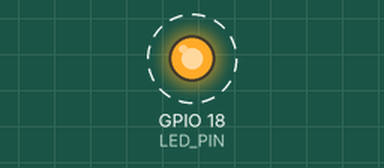
Simulated run of this program. Board: Raspberry Pi (BCM pin numbers). Parts: output pins drawn as LEDs (lit = HIGH). Dashed ring = blinking.

Above: at 0.2 s.
Timing chart, 0 to 3.0 s (numbered marks = the images above):
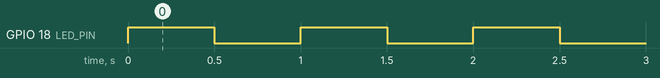

The program:

main.py
```python
import RPi.GPIO as GPIO
import time

# Ustawienie numeracji GPIO
GPIO.setmode(GPIO.BCM)

# Wybór pinu do sterowania diodą
LED_PIN = 18
GPIO.setup(LED_PIN, GPIO.OUT)

try:
    while True:
        GPIO.output(LED_PIN, GPIO.HIGH)
        time.sleep(0.5)
        GPIO.output(LED_PIN, GPIO.LOW)
        time.sleep(0.5)
except KeyboardInterrupt:
    print("\nZatrzymano miganie diody")
    GPIO.cleanup()  # Reset ustawień GPIO
```

Measured:
- by itself, GPIO 18 (LED_PIN): alternates HIGH for 0.50 s and LOW for 0.50 s
